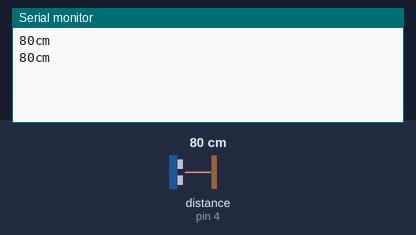
A sketch run on a simulated Arduino Uno, built with avr-gcc and run on an emulated ATmega328P. Shown: the last lines printed to the serial monitor. Wiring (inferred from the names in the program): ultrasonic range finder: trigger pin 2; echo pin 4. The test bench sets the inputs (shaded band); at power-on: distance to the obstacle (sensor on pin 4) 80 cm. The echo pulse lasts 58.3 µs per cm.

Above: at 3.8 s.
3.9 s: distance to the obstacle (sensor on pin 4) set to 2 cm
At 7.4 s:
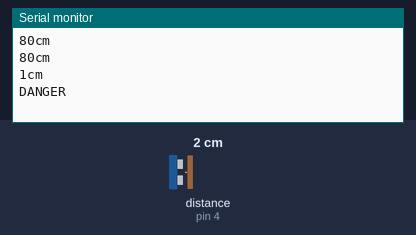
10.5 s: distance to the obstacle (sensor on pin 4) set to 120 cm
At 12.4 s:
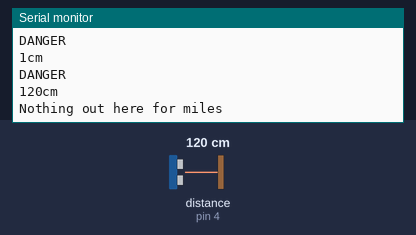
Timing chart, 0 to 13.9 s (numbered marks = the images above; inputs shaded):
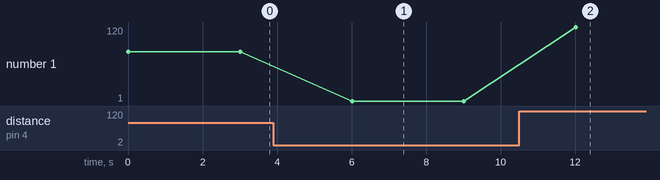

The sketch:

HCSRO4_Example.ino
```cpp
const int trigPin = 2;
const int echoPin = 4;

void setup() {
  // initialize serial communication at a 9600 baud rate
  Serial.begin(9600);
}

void loop()
{
  // establish variables for duration of the ping and the distance result in centimeters:
  long duration, cm;

  //send trigger receive echo
  pinMode(trigPin, OUTPUT);
  digitalWrite(trigPin, LOW);
  delayMicroseconds(2);
  digitalWrite(trigPin, HIGH);
  delayMicroseconds(10);
  digitalWrite(trigPin, LOW);

  //Take echo time as input
  pinMode(echoPin, INPUT);
  duration = pulseIn(echoPin, HIGH);

  // convert the time into a distance
  cm = microsecondsToCentimeters(duration);
  //print reading
  Serial.print(cm);
  Serial.print("cm \n");
  if (cm <= 10) {
  Serial.print("DANGER \n\n");
  }

  else if (cm > 100) {
  Serial.print("Nothing out here for miles \n\n");
  }
  delay(3000);

}

long microsecondsToCentimeters(long microseconds)
{
//Time to distance convertion
  return microseconds / 29 / 2;
}
```

Measured:
- after the input at 3.9 s, the serial monitor: prints a new line after 2.1 s (image 1)
- after the input at 10.5 s, the serial monitor: prints a new line after 1.5 s (image 2)
- plotted number 1: 80 → 1 after the input at 3.9 s, 1 → 120 after the input at 10.5 s
